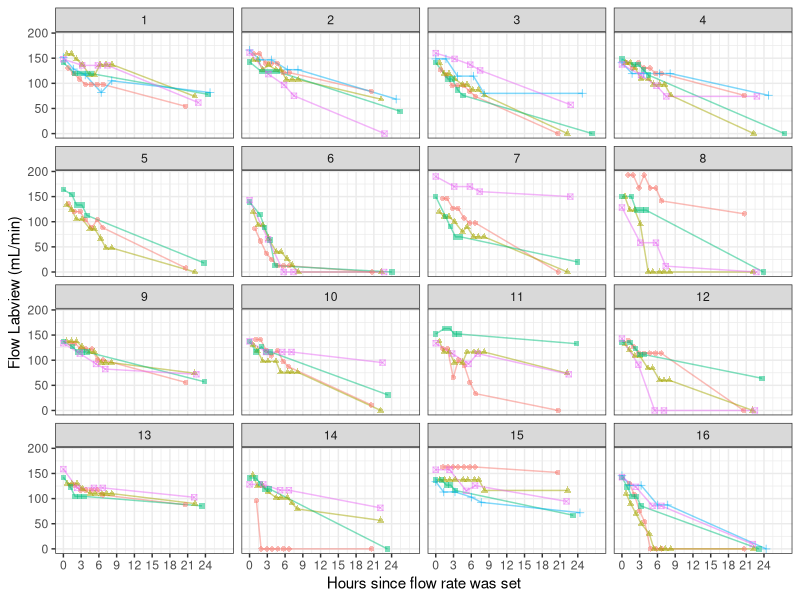
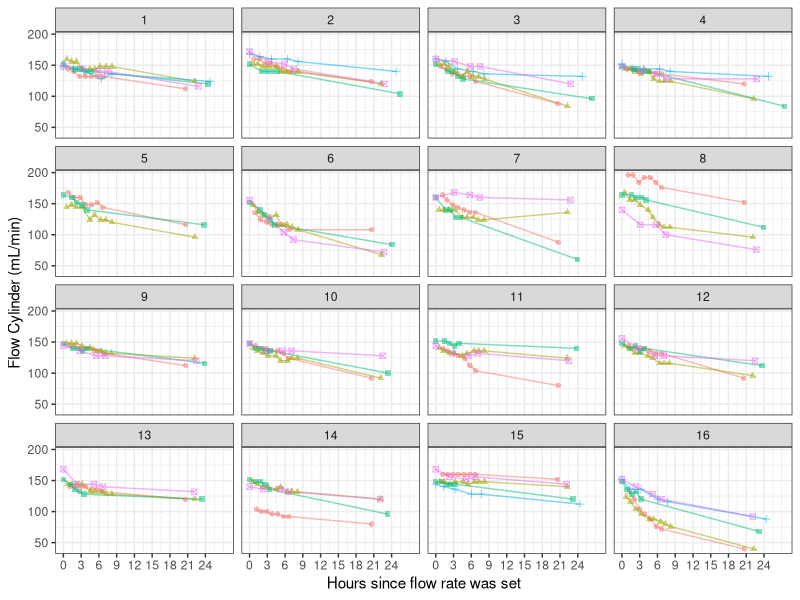
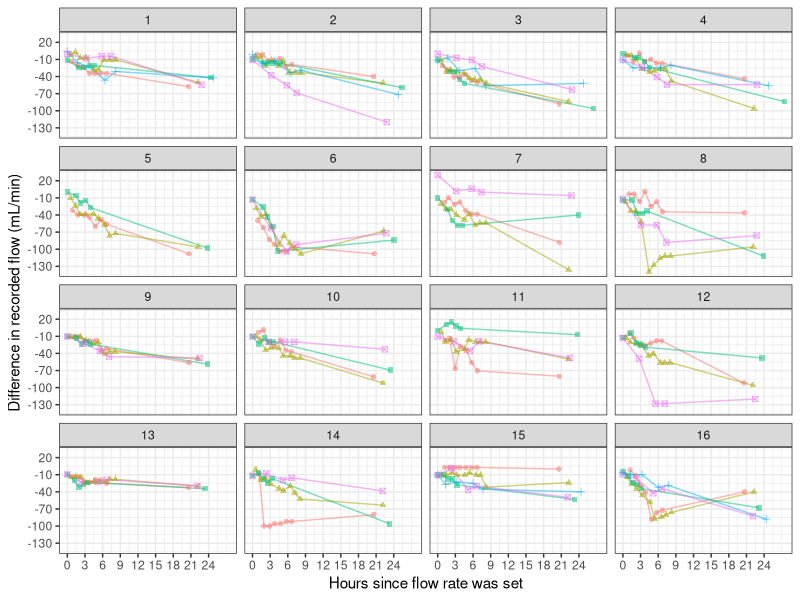
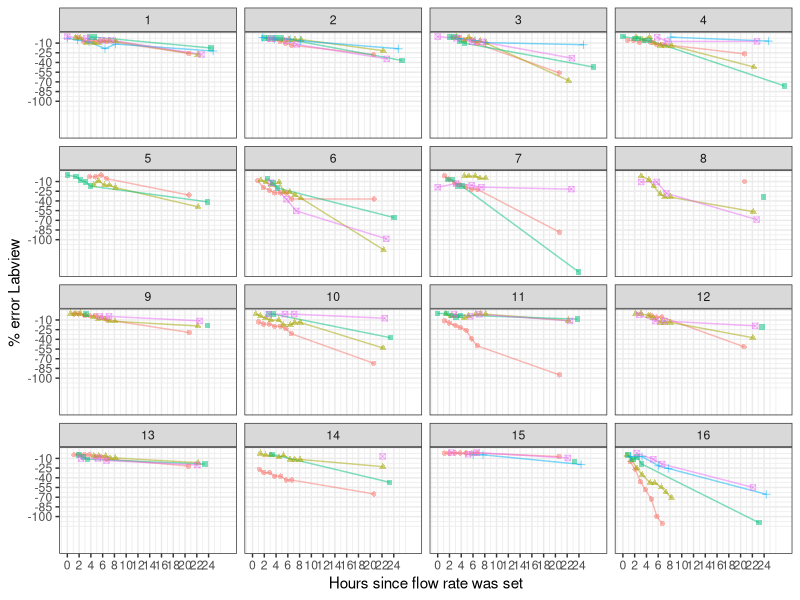
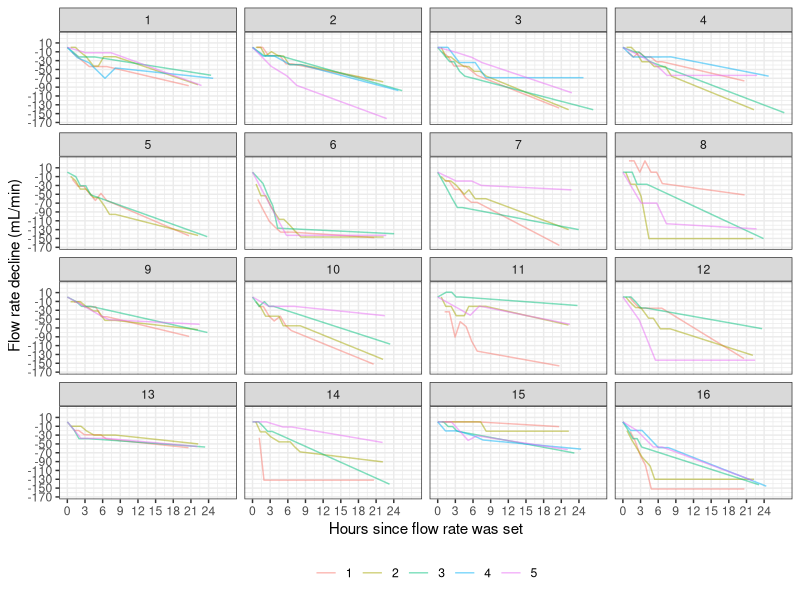
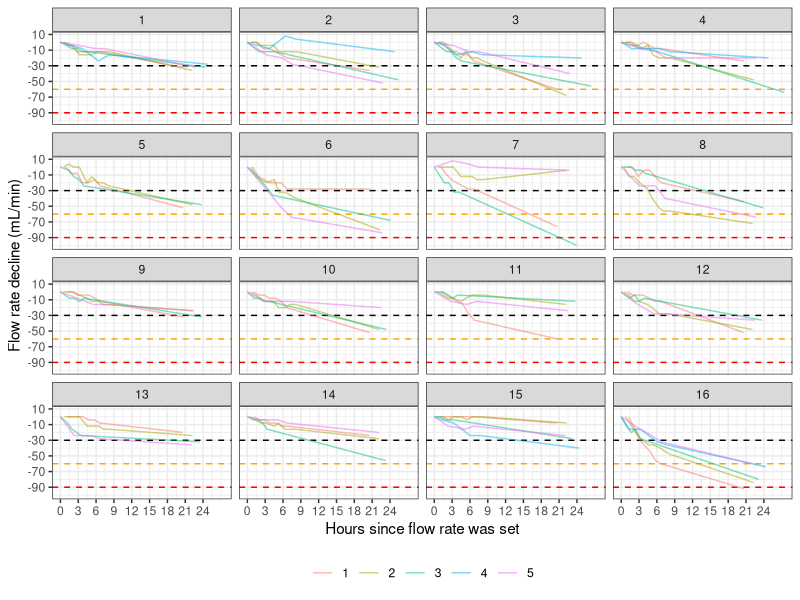
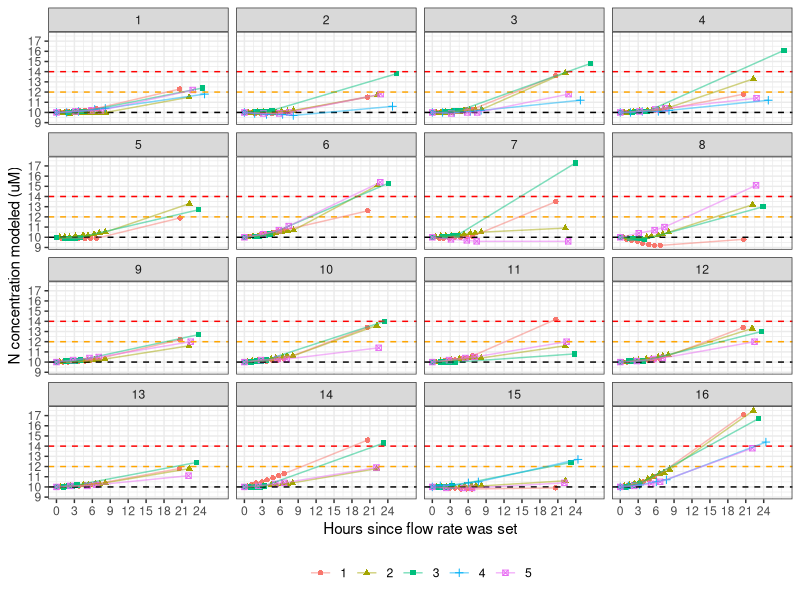

Write the R code that produced these figures, in order.
## ---- chunk 1
knitr::opts_chunk$set(
	echo = TRUE,
	message = FALSE,
	warning = FALSE
)
## ---- chunk 2
library(ggplot2)
library(gridExtra)
#library(lubridate)
#library(zoo)


theme_set (theme_classic() +
             theme(panel.grid.major = element_blank(),
                    panel.grid.minor = element_blank(), 
                    axis.line = element_line(colour = "black"),
                    legend.position="none",
                    axis.text.x = element_text(angle = 90, vjust = 0.5),
                    plot.title = element_text(size=12, face="bold"),
                    #panel.border = element_rect(colour = "black", fill=NA, size=1)
                    panel.border = element_blank()
                              ))
## ---- chunk 3
FlowRates2<-read.csv("Flow_Data_2020-07-15.csv")
summary(FlowRates2)

## ---- chunk 4
flowPlot_Computer <- ggplot(FlowRates2, aes(Hours, Average..Flow.Rate.Labview, 
                                   colour=factor(Trial), shape=factor(Trial))) + theme_bw() +
  scale_x_continuous(breaks=seq(0,24,3),
                     name = "Hours since flow rate was set")+
  scale_y_continuous(breaks=seq(0, 400, 50),
                     name = "Flow Labview (mL/min)")+
  theme(legend.position = "none",
        legend.title = element_blank()) + 
  geom_line(alpha=0.5)+
  geom_point(alpha=0.5)+
  facet_wrap(~Tank)
flowPlot_Computer

## ---- chunk 5
flowPlot_Real <- ggplot(FlowRates2, aes(Hours, Flow.rate..actual, 
                                            colour=factor(Trial), shape=factor(Trial))) + theme_bw() +
  scale_x_continuous(breaks=seq(0,24,3),
                     name = "Hours since flow rate was set")+
  scale_y_continuous(breaks=seq(0, 400, 50),
                     name = "Flow Cylinder (mL/min)")+
  theme(legend.position = "none",
        legend.title = element_blank()) + 
  geom_line(alpha=0.5)+
  geom_point(alpha=0.5)+
  facet_wrap(~Tank)
flowPlot_Real

## ---- chunk 6
flowPlot_Difference <- ggplot(FlowRates2, aes(Hours, -Actual.vs.mean.Labview..mL.min., 
                                        colour=factor(Trial), shape=factor(Trial))) +
  theme_bw() +
  scale_x_continuous(breaks=seq(0,24,3),
                     name = "Hours since flow rate was set")+
  scale_y_continuous(breaks=seq(-250, 30, 30),
                     name = "Difference in recorded flow (mL/min)")+
  theme(legend.position = "none",
        legend.title = element_blank()) + 
  geom_line(alpha=0.5)+
  geom_point(alpha=0.5)+
  facet_wrap(~Tank)
flowPlot_Difference

## ---- chunk 7
flowPlot_Per_Difference <- ggplot(FlowRates2, aes(Hours, X..error.Labreview, 
                                              colour=factor(Trial), shape=factor(Trial))) + theme_bw() +
  scale_x_continuous(breaks=seq(0,24,2),
                     name = "Hours since flow rate was set")+
  scale_y_continuous(limits = c(-150, 0),
                     breaks=seq(-100, 0, 15),
                     name = "% error Labview")+
  theme(legend.position = "none",
        legend.title = element_blank()) + 
  geom_line(alpha=0.5)+
  geom_point(alpha=0.5)+
  facet_wrap(~Tank)
flowPlot_Per_Difference


## ---- chunk 8
LabviewDecline <- ggplot(FlowRates2, aes(Hours, Average..mL.min.Decline.Labview, colour=factor(Trial))) +
  theme_bw() +
  scale_x_continuous(breaks=seq(0,24,3),
                     name = "Hours since flow rate was set")+
  scale_y_continuous(breaks=seq(-250 ,10, 20),
                     name = "Flow rate decline (mL/min)")+
  theme(legend.position = "bottom",
        legend.title = element_blank()) +
  geom_line(alpha=0.5)
LabviewDecline + facet_wrap(~Tank)+
  theme(legend.position = "bottom",
        legend.direction = "horizontal" )

## ---- chunk 9
CylinderDecline <- ggplot(FlowRates2, aes(Hours, Actual.decline..mL.min., 
                                         colour=factor(Trial), shape=factor(Trial))) +
  theme_bw() +
  scale_x_continuous(breaks=seq(0,24,3),
                     name = "Hours since flow rate was set")+
  scale_y_continuous(breaks=seq(-250 ,10, 20),
                     name = "Flow rate decline (mL/min)")+
  theme(legend.position = "none",
        legend.title = element_blank()) + 
  geom_hline(yintercept=-30, linetype="dashed", color="black")+
  geom_hline(yintercept=-60, linetype="dashed", color="orange")+
  geom_hline(yintercept=-90, linetype="dashed", color="red")+
  geom_line(alpha=0.5)
CylinderDecline + facet_wrap(~Tank)+ theme(legend.position = "bottom")
  

## ---- chunk 10
#subset(FlowRates2, Trial=="5"
Nutrinets <- ggplot(data=FlowRates2,
                                aes(Hours, Concentration_Change, 
                                    colour=factor(Trial), shape=factor(Trial))) +
  theme_bw() + geom_point()+
  scale_x_continuous(breaks=seq(0,24,3),
                     name = "Hours since flow rate was set")+
  scale_y_continuous(breaks=seq(5 , 20, 1),
                     name = "N concentration modeled (uM)")+
  theme(legend.position = "none",
        legend.title = element_blank()) + 
  geom_hline(yintercept=10, linetype="dashed", color="black")+
  geom_hline(yintercept=12, linetype="dashed", color="orange")+
  geom_hline(yintercept=14, linetype="dashed", color="red")+
  geom_line(alpha=0.5)
Nutrinets + facet_wrap(~Tank) + theme(legend.position = "bottom")
## ---- chunk 11
# Creates bibliography 
# knitr::write_bib(c(.packages()), "packages.bib")
